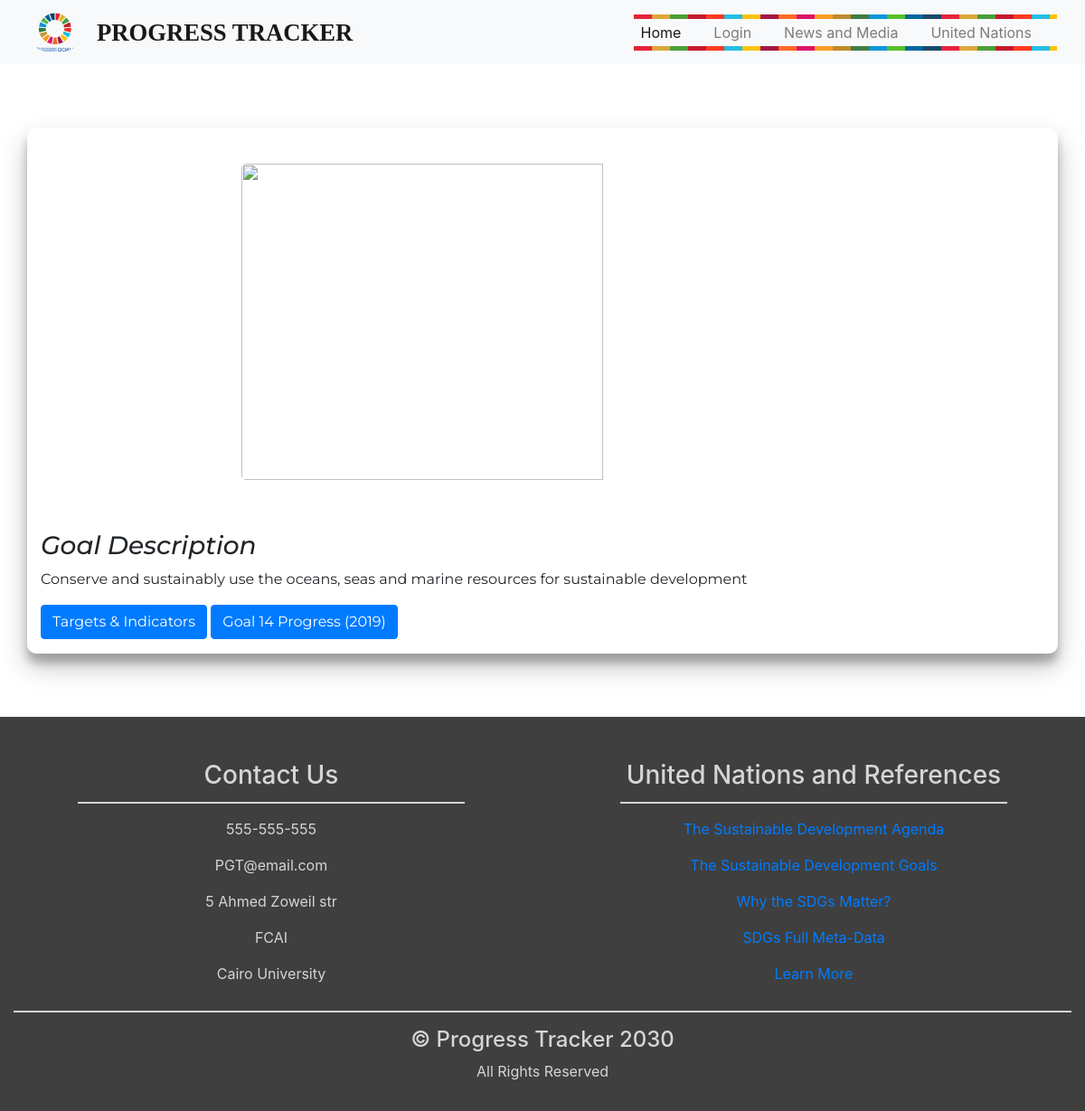
Screenshot of /index.php/GoalsController/goal14 with the database file from the repository.
### tables this page shows
CREATE TABLE `website_information` (
  `element_id` int(11) NOT NULL,
  `element_type` varchar(255) NOT NULL,
  `element_content` varchar(1000) NOT NULL
);

### application/controllers/GoalsController.php (called while the page is built, shortened)
<?php
class GoalsController extends CI_Controller
{
    function __construct() {
        $this->load->model('websiteInfoModel');
    }
    function goal14()
    {
        $data['logo']=$this->websiteInfoModel->display_logo();
        $data['title']=$this->websiteInfoModel->display_title();
        $data['goal14']=$this->websiteInfoModel->display_goal14();
        $this->load->view('goal14', $data);
    }
}

### index.php (called while the page is built, shortened)
<?php
require_once BASEPATH.'core/CodeIgniter.php';

### application/models/websiteInfoModel.php (called while the page is built, shortened)
<?php
class websiteInfoModel extends CI_Model
{
    function display_logo()
    {
        $query2=$this->db->query("select * from website_information where element_type='logo' ");
        return $query2->result();
    }
    function display_title()
    {
        $query3=$this->db->query("select * from website_information where element_type='title' ");
        return $query3->result();
    }
    function display_goal14()
    {
        $query3=$this->db->query("select * from website_information where element_type='goal14' ");
        return $query3->result();
    }
}

### application/views/goal14.php (the view, shortened to what this page needs)
<!doctype html>
<html lang="en">
  <head>
        <link rel="stylesheet" href="<?php echo base_url(); ?>assets/sherif1.css"/>
        <link rel="stylesheet" href="https://maxcdn.bootstrapcdn.com/bootstrap/4.0.0/css/bootstrap.min.css"/>
    </head>
  <body >
        <nav class="navbar navbar-expand-md navbar-light bg-light sticky-top">
            <div class="container-fluid">
                <a class="navbar-brand" href="<?php echo base_url('index.php')?>"><img style="width: 60px;height: 45px;border-radius:45%;" src="<?php foreach ($logo as $l){ echo base_url(); ?>assets/public/<?php echo $l->element_content;}?>" height="50px"/></a>
                <a class="navbar-brand" href="<?php echo base_url('index.php')?>">
          <span class="Title" style="  font-size: 20pt;font-weight: bolder;font-family: Blippo, fantasy;"><?php foreach ($title as $t){ echo $t->element_content;}?></span>
        </a>
                <div class="collapse navbar-collapse" id="navbarResponsive">
                    <ul class="navbar-nav ml-auto">
                        <li class="nav-item">
                            <a class="nav-link active" href="<?php echo base_url('index.php')?>">Home</a>
                        </li>
                        <li class="nav-item">
                            <a class="nav-link" href="<?php echo base_url('index.php/LoginController/index')?>">Login</a>
                        </li>
                        <li class="nav-item">
              <a class="nav-link" target="_blank" href="https://sustainabledevelopment.un.org/news">News and Media</a>
            </li>
            <li class="nav-item">
              <a class="nav-link" target="_blank" href="https://www.un.org/sustainabledevelopment/sustainable-development-goals/">United Nations</a>
            </li>
                    </ul>
                </div>
            </div>
        </nav>
        <div class="container">
          <div class="goals">
            <img src="<?php echo base_url(); ?>assets/img/E_GIF_14.gif" style=width:60%;margin-left:20%;margin-top:40px;margin-bottom:40px;>
          </div>
          <p>
          <h3 style="font-style: italic;"> Goal Description</h3>
              <p><?php foreach ($goal14 as $g14){ echo $g14->element_content;}?></p>
            <a class="btn btn-primary" data-toggle="collapse" href="#collapseExample1" role="button" aria-expanded="false" aria-controls="collapseExample">
              Targets & Indicators
            </a>
            <a class="btn btn-primary" data-toggle="collapse" href="#collapseExample2" role="button" aria-expanded="false" aria-controls="collapseExample">
                Goal 14 Progress (2019)
            </a>
          </p>
        </div>
    <footer>
        <div class="container-fluid padding">
            <div class="row text-center">
                <div class="col-md-6">
                    <h3>Contact Us</h3>
                    <hr class="light">
                    <p>555-555-555</p>
                    <p>PGT@email.com</p>
                    <p>5 Ahmed Zoweil str</p>
                    <p>FCAI</p>
                    <p>Cairo University</p>
                </div>
                <div class="col-md-6">
                    <h3>United Nations and References</h3>
                    <hr class="light">
                    <p><a href="https://www.un.org/sustainabledevelopment/development-agenda/" target="_blank">The Sustainable Development Agenda</a></p>
                    <p><a href="https://www.sightsavers.org/policy-and-advocacy/global-goals/?gclid=Cj0KCQjw9tbzBRDVARIsAMBplx_aI9gi6gRAIlGTsnCH5JZwZyQIi42oz7iy-2NFnJIHYr1PvZWNT2QaAknfEALw_wcB" target="_blank">The Sustainable Development Goals</a></p>
                    <p><a href="https://www.un.org/en/card/40830" target="_blank">Why the SDGs Matter?</a></p>
                    <p><a href="https://unstats.un.org/sdgs/metadata/" target="_blank">SDGs Full Meta-Data</a></p>
                    <p><a href="https://www.un.org/sustainabledevelopment/sustainable-development-goals/" target="_blank">Learn More</a></p>
                </div>
                <div class="col-12">
                    <hr class="light-100"/>
                    <h4>&copy; Progress Tracker 2030</h4>
                    <p>All Rights Reserved</p>
                </div>
            </div>
        </div>
    </footer>
    </body>
</html>

### assets/sherif1.css (style rules this page uses)
html, body { height: 100%; width: 100%; font-family: "Poppins", sans-serif; color: #222; }
.navbar-nav li { padding-right: 20px; }
.padding { padding-bottom: 3rem; }
.navbar-brand img { width: 60px; height: 60px; border-radius:45%; }
footer { background-color: #3f3f3f; color: #d5d5d5; padding-top: 2rem; }
hr.light { border-top: 2px solid #d5d5d5; width: 75%; margin-top: 0.8rem; margin-bottom: 1rem; }
hr.light-100 { border-top: 2px solid #d5d5d5; width: 100%; margin-top: 0.8rem; margin-bottom: 1rem; }
.container { font-family: 'Montserrat', sans-serif; background-color: #fff; border-radius: 10px; box-shadow: 0 14px 28px rgba(0,0,0,0.25), 0 10px 10px rgba(0,0,0,0.22); position: relative; overflow: hidden; width: 768px; max-width: 80%; min-height: 580px; margin: 70px; }
.goals { width: 100%; }
.goals img { border-radius: 5px; margin-top: 10px; margin-bottom: 10px; height: 350px; }
.navbar-nav { position: relative; margin-top: 0px; }
.navbar-nav:before, .navbar-nav:after { content: ""; position: absolute; left: 0px; right: 0px; height: 5px; background-image: -webkit-linear-gradient( 0deg, rgb(229, 36, 59) 20px, rgb(221, 166, 58) 20px, rgb(221, 166, 58) 40px, rgb(76, 159, 56) 40px, rgb(76, 159, 56) 60px, rgb(197, 25, 45) 60px, rgb(197, 25, 45) 80px, rgb(255, 58, 33) 80px, rgb(255, 58, 33) 100px, rgb(38, 189, 226) 100px, rgb(38, 189, 226) 120px, rgb(252, 195, 11) 120px, rgb(252, 195, 11) 140px, rgb(162, 25, 66) 140px, rgb(162, 25, 66) 160px, rgb(253, 105, 37) 160px, rgb(253, 105, 37) 180px, rgb(221, 19, 103) 180px, rgb(221, 19, 103) 200px, rgb(253, 157, 36) 200px, rgb(253, 157, 36) 220px, rgb(191, 139, 46) 220px, rgb(191, 139, 46) 240px, rgb(63, 126, 68) 240px, rgb(63, 126, 68) 260px, rgb(10, 151, 217) 260px, rgb(10, 151, 217) 280px, rgb(86, 192, 43) 280px, rgb(86, 192, 43) 300px, rgb(0, 104, 157) 300px, rgb(0, 104, 157) 320px, rgb(25, 72, 106) 320px, rgb(25, 72, 106) 340px ); background-size: 340px; }
.navbar-nav:after { bottom: 0px; }
.padding { padding-top: 1rem; padding-bottom: 1rem; }
.Title { font-size: 20pt; font-weight: bolder; font-family: Blippo, fantasy; }

### rows the page displays
website_information: element_content (picture)
website_information: element_content "PROGRESS TRACKER"
website_information: element_content "Conserve and sustainably use the oceans, seas and marine resources for sustainable development"
